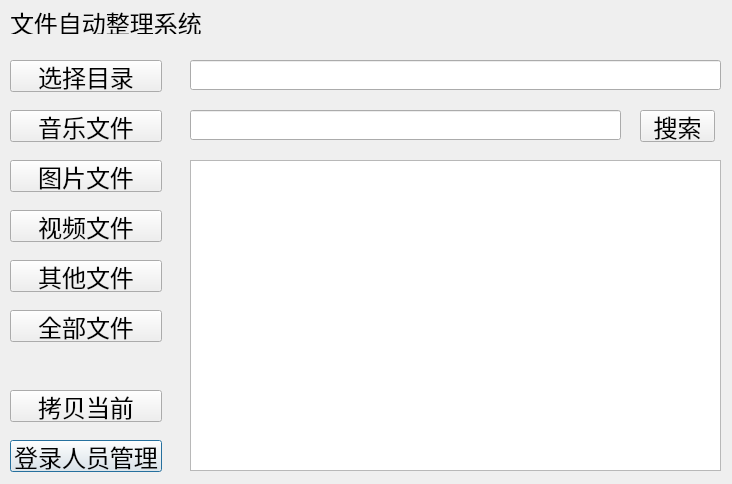
<?xml version="1.0" encoding="UTF-8"?>
<ui version="4.0">
 <class>mainDialog</class>
 <widget class="QDialog" name="mainDialog">
  <property name="geometry">
   <rect>
    <x>0</x>
    <y>0</y>
    <width>732</width>
    <height>484</height>
   </rect>
  </property>
  <property name="windowTitle">
   <string>Dialog</string>
  </property>
  <widget class="QLabel" name="label">
   <property name="geometry">
    <rect>
     <x>10</x>
     <y>10</y>
     <width>192</width>
     <height>24</height>
    </rect>
   </property>
   <property name="font">
    <font>
     <pointsize>18</pointsize>
    </font>
   </property>
   <property name="text">
    <string>文件自动整理系统</string>
   </property>
  </widget>
  <widget class="QPushButton" name="pushButton">
   <property name="geometry">
    <rect>
     <x>10</x>
     <y>440</y>
     <width>152</width>
     <height>32</height>
    </rect>
   </property>
   <property name="font">
    <font>
     <pointsize>18</pointsize>
    </font>
   </property>
   <property name="text">
    <string>登录人员管理</string>
   </property>
  </widget>
  <widget class="QLineEdit" name="lineEdit">
   <property name="geometry">
    <rect>
     <x>190</x>
     <y>60</y>
     <width>531</width>
     <height>30</height>
    </rect>
   </property>
   <property name="font">
    <font>
     <pointsize>18</pointsize>
    </font>
   </property>
  </widget>
  <widget class="QPushButton" name="pushButton_2">
   <property name="geometry">
    <rect>
     <x>10</x>
     <y>60</y>
     <width>152</width>
     <height>32</height>
    </rect>
   </property>
   <property name="font">
    <font>
     <pointsize>18</pointsize>
    </font>
   </property>
   <property name="text">
    <string>选择目录</string>
   </property>
  </widget>
  <widget class="QPushButton" name="pushButton_3">
   <property name="geometry">
    <rect>
     <x>10</x>
     <y>110</y>
     <width>152</width>
     <height>32</height>
    </rect>
   </property>
   <property name="font">
    <font>
     <pointsize>18</pointsize>
    </font>
   </property>
   <property name="text">
    <string>音乐文件</string>
   </property>
  </widget>
  <widget class="QPushButton" name="pushButton_4">
   <property name="geometry">
    <rect>
     <x>10</x>
     <y>160</y>
     <width>152</width>
     <height>32</height>
    </rect>
   </property>
   <property name="font">
    <font>
     <pointsize>18</pointsize>
    </font>
   </property>
   <property name="text">
    <string>图片文件</string>
   </property>
  </widget>
  <widget class="QPushButton" name="pushButton_5">
   <property name="geometry">
    <rect>
     <x>10</x>
     <y>210</y>
     <width>152</width>
     <height>32</height>
    </rect>
   </property>
   <property name="font">
    <font>
     <pointsize>18</pointsize>
    </font>
   </property>
   <property name="text">
    <string>视频文件</string>
   </property>
  </widget>
  <widget class="QPushButton" name="pushButton_6">
   <property name="geometry">
    <rect>
     <x>10</x>
     <y>260</y>
     <width>152</width>
     <height>32</height>
    </rect>
   </property>
   <property name="font">
    <font>
     <pointsize>18</pointsize>
    </font>
   </property>
   <property name="text">
    <string>其他文件</string>
   </property>
  </widget>
  <widget class="QTableView" name="tableView">
   <property name="geometry">
    <rect>
     <x>190</x>
     <y>160</y>
     <width>531</width>
     <height>311</height>
    </rect>
   </property>
  </widget>
  <widget class="QPushButton" name="pushButton_7">
   <property name="geometry">
    <rect>
     <x>10</x>
     <y>310</y>
     <width>152</width>
     <height>32</height>
    </rect>
   </property>
   <property name="font">
    <font>
     <pointsize>18</pointsize>
    </font>
   </property>
   <property name="text">
    <string>全部文件</string>
   </property>
  </widget>
  <widget class="QPushButton" name="pushButton_8">
   <property name="geometry">
    <rect>
     <x>10</x>
     <y>390</y>
     <width>152</width>
     <height>32</height>
    </rect>
   </property>
   <property name="font">
    <font>
     <pointsize>18</pointsize>
    </font>
   </property>
   <property name="text">
    <string>拷贝当前</string>
   </property>
  </widget>
  <widget class="QLineEdit" name="lineEdit_2">
   <property name="geometry">
    <rect>
     <x>190</x>
     <y>110</y>
     <width>431</width>
     <height>30</height>
    </rect>
   </property>
   <property name="font">
    <font>
     <pointsize>18</pointsize>
    </font>
   </property>
  </widget>
  <widget class="QPushButton" name="pushButton_9">
   <property name="geometry">
    <rect>
     <x>640</x>
     <y>110</y>
     <width>75</width>
     <height>32</height>
    </rect>
   </property>
   <property name="font">
    <font>
     <pointsize>18</pointsize>
    </font>
   </property>
   <property name="text">
    <string>搜索</string>
   </property>
  </widget>
 </widget>
 <resources/>
 <connections/>
</ui>
